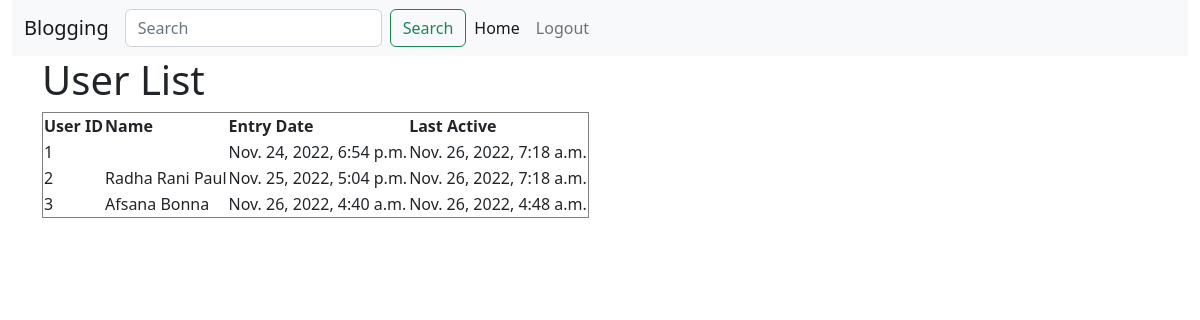
The app's page /administration/home/ (signed in) with its own data.
### bloggingSite/authentication/models.py (models this page shows)
class User(AbstractUser):
    is_user = models.BooleanField(default=False)
    is_administrator = models.BooleanField(default=False)

### bloggingSite/administration/views.py (the view)
class UserListView(ListView):
    model = User

### bloggingSite/templates/authentication/user_list.html (shortened to what this page needs)
{% extends 'base.html' %}
{% block content %}
<div class="container">
    <div class="user_info">
        <h1>User List</h1>
        <table style="border-collapse: collapse;" border="1">
            <tr>
                <th>User ID</th>
                <th>Name</th>
                <th>Entry Date</th>
                <th>Last Active</th>
            </tr>
            {% for user in user_list %}
            <tr>
                <td>{{user.id}}</td>
                <td>{{user.first_name|capfirst}} {{user.last_name|capfirst}}</td>
                <td>{{user.date_joined  }}</td>
                <td>{{user.last_login}}</td>
            </tr>
            {% endfor %}
        </table>
    </div>
</div>
{% endblock content %}

### static/css/styles.css (style rules this page uses)
body { position: relative; }

### records on screen
User: id "1", date_joined "Nov. 24, 2022, 6:54 p.m.", last_login "Nov. 26, 2022, 7:18 a.m."
User: id "2", first_name "Radha Rani", last_name "Paul", date_joined "Nov. 25, 2022, 5:04 p.m.", last_login "Nov. 26, 2022, 7:18 a.m."
User: id "3", first_name "Afsana", last_name "Bonna", date_joined "Nov. 26, 2022, 4:40 a.m.", last_login "Nov. 26, 2022, 4:48 a.m."
